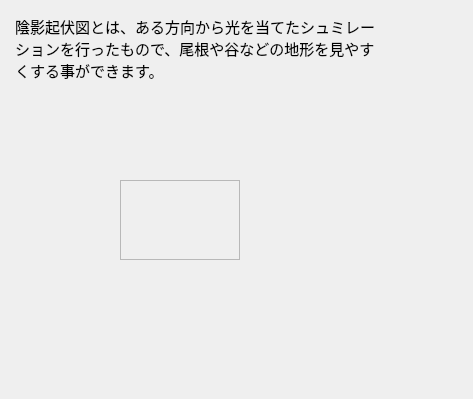
<?xml version="1.0" encoding="UTF-8"?>
<ui version="4.0">
 <class>Dialog</class>
 <widget class="QDialog" name="Dialog">
  <property name="geometry">
   <rect>
    <x>0</x>
    <y>0</y>
    <width>473</width>
    <height>399</height>
   </rect>
  </property>
  <property name="windowTitle">
   <string>Help - 陰影起伏図</string>
  </property>
  <property name="styleSheet">
   <string notr="true">QTextBrowser {
	background-color: rgba(0,0,0,0);
}</string>
  </property>
  <widget class="QTextBrowser" name="textBrowser">
   <property name="geometry">
    <rect>
     <x>10</x>
     <y>10</y>
     <width>371</width>
     <height>101</height>
    </rect>
   </property>
   <property name="html">
    <string>&lt;!DOCTYPE HTML PUBLIC &quot;-//W3C//DTD HTML 4.0//EN&quot; &quot;http://www.w3.org/TR/REC-html40/strict.dtd&quot;&gt;
&lt;html&gt;&lt;head&gt;&lt;meta name=&quot;qrichtext&quot; content=&quot;1&quot; /&gt;&lt;style type=&quot;text/css&quot;&gt;
p, li { white-space: pre-wrap; }
&lt;/style&gt;&lt;/head&gt;&lt;body style=&quot; font-family:'MS UI Gothic'; font-size:9pt; font-weight:400; font-style:normal;&quot;&gt;
&lt;p style=&quot; margin-top:0px; margin-bottom:0px; margin-left:0px; margin-right:0px; -qt-block-indent:0; text-indent:0px;&quot;&gt;&lt;span style=&quot; font-family:'Verdana','MS UI Gothic','Osaka'; font-size:11pt; color:#000000;&quot;&gt;陰影起伏図とは、ある方向から光を当てたシュミレーションを行ったもので、尾根や谷などの地形を見やすくする事ができます。&lt;/span&gt;&lt;/p&gt;&lt;/body&gt;&lt;/html&gt;</string>
   </property>
  </widget>
  <widget class="QFrame" name="frame">
   <property name="geometry">
    <rect>
     <x>120</x>
     <y>180</y>
     <width>120</width>
     <height>80</height>
    </rect>
   </property>
   <property name="frameShape">
    <enum>QFrame::StyledPanel</enum>
   </property>
   <property name="frameShadow">
    <enum>QFrame::Raised</enum>
   </property>
  </widget>
 </widget>
 <resources/>
 <connections/>
</ui>
